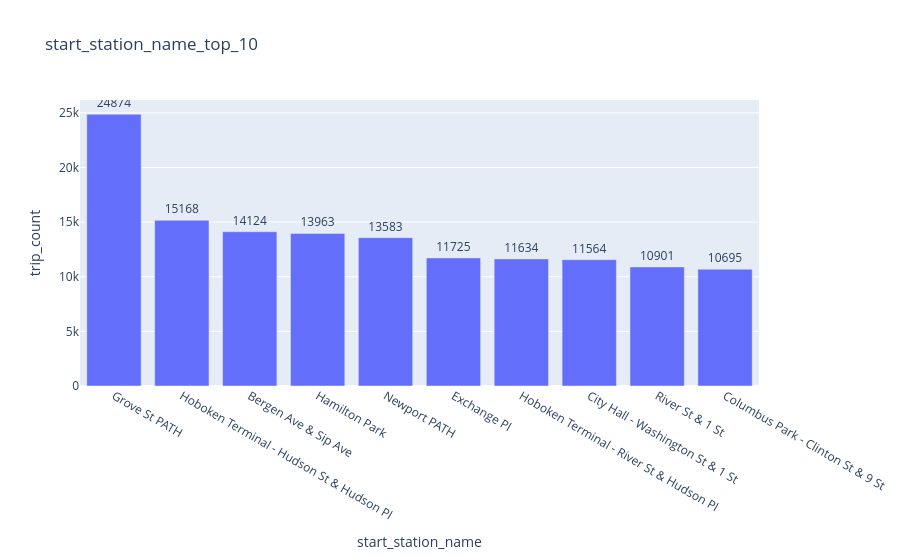

Notebook code for this chart:
### Code cell
fig = px.bar(
    start_station_name_top_10,
    x="start_station_name",
    y="trip_count",
    text="trip_count",
    title="start_station_name_top_10"
)

fig.update_traces(textposition="outside")
fig.update_layout(
    xaxis_title="start_station_name",
    yaxis_title="trip_count"
)

fig.show()

### Figure 1 — Plotly figure (JSON) as saved in the notebook; plotly's stock layout.template omitted (floating-point values rounded to 4 significant figures)
{"data": [{"hovertemplate": "start_station_name=%{x}<br>trip_count=%{text}<extra></extra>", "legendgroup": "", "marker": {"color": "#636efa", "pattern": {"shape": ""}}, "name": "", "orientation": "v", "showlegend": false, "text": [24870.0, 15170.0, 14120.0, 13960.0, 13580.0, 11720.0, 11630.0, 11560.0, 10900.0, 10700.0], "textposition": "outside", "type": "bar", "x": ["Grove St PATH", "Hoboken Terminal - Hudson St & Hudson Pl", "Bergen Ave & Sip Ave", "Hamilton Park", "Newport PATH", "Exchange Pl", "Hoboken Terminal - River St & Hudson Pl", "City Hall - Washington St & 1 St", "River St & 1 St", "Columbus Park - Clinton St & 9 St"], "xaxis": "x", "y": [24874, 15168, 14124, 13963, 13583, 11725, 11634, 11564, 10901, 10695], "yaxis": "y"}], "layout": {"barmode": "relative", "legend": {"tracegroupgap": 0}, "title": {"text": "start_station_name_top_10"}, "xaxis": {"anchor": "y", "domain": [0, 1], "title": {"text": "start_station_name"}}, "yaxis": {"anchor": "x", "domain": [0, 1], "title": {"text": "trip_count"}}}}
